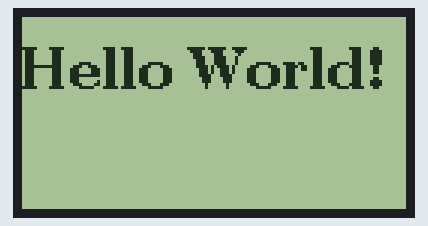
Simulated run of this sketch. Board: ESP8266 (NodeMCU). Parts: 128×64 one-colour display.

Above: at 0.1 s.

The sketch:

ST7920.ino
```cpp
#include <Arduino.h>
#include <U8g2lib.h>
#include <SPI.h>
#include <Wire.h>

U8G2_ST7920_128X64_1_SW_SPI u8g2(U8G2_R0, 13, 11, 10, 8);

void setup(void) {
  u8g2.begin();
}

void loop(void) {
  u8g2.firstPage();
  do {
    u8g2.setFont(u8g2_font_ncenB14_tr);
    u8g2.drawStr(0,24,"Hello World!");
  } while ( u8g2.nextPage() );
}
```
